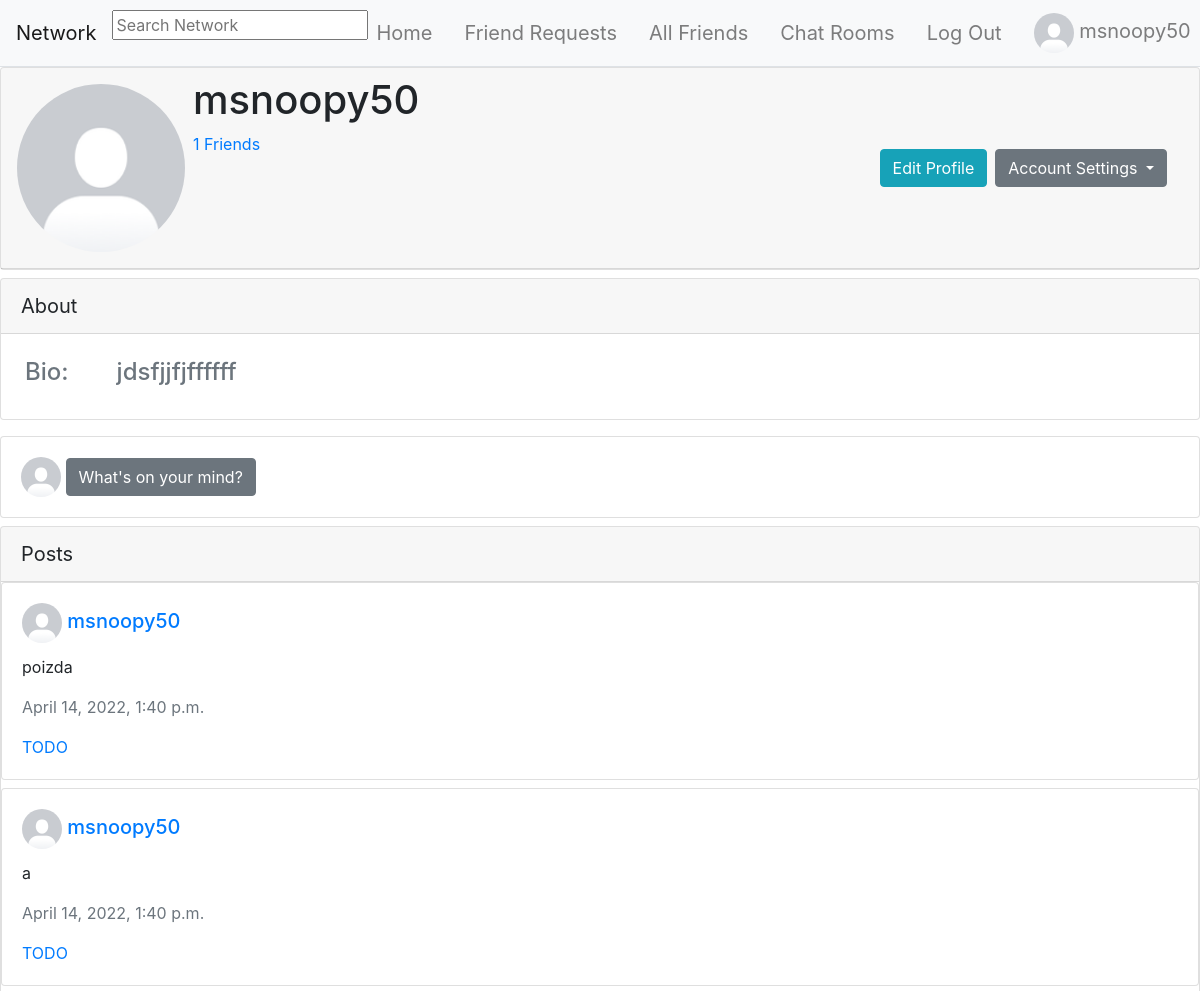
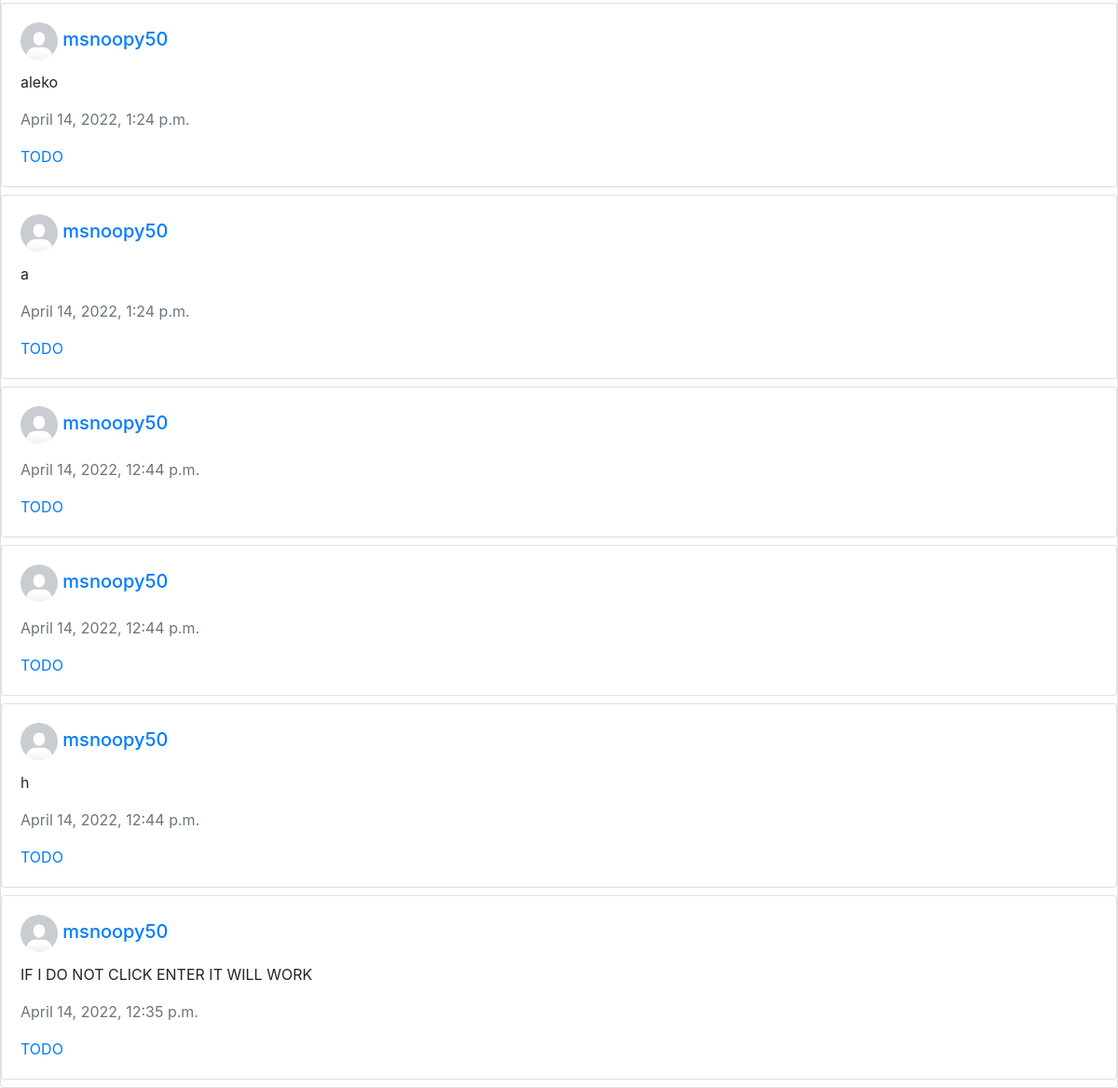
The app's page /profile/14 (signed in) with its own data (2 pictures, top to bottom).
### network/models.py (models this page shows, shortened)
class User(AbstractUser):
    pass

class UserProfile(models.Model):
    user = models.OneToOneField(User, primary_key=True, related_name="profile", on_delete=models.CASCADE)
    bio = models.TextField(blank=True, default="No Bio...", max_length=101)
    picture = models.ImageField(blank=True, default="default_profile_image.png")
    friends = models.ManyToManyField(User, blank=True, related_name="friends")
    blocked = models.ManyToManyField(User, blank=True, related_name="blocked")

class Post(models.Model):
    author = models.ForeignKey(UserProfile, on_delete=models.CASCADE)
    description = models.TextField()
    only_friends = models.BooleanField(default=False)
    only_me = models.BooleanField(default=False)
    timestamp = models.DateTimeField(default=timezone.now)

### network/views.py (the view)
# urls.py: path("profile/<int:profile_id>", views.show_profile, name="profile"),
@login_required
def show_profile(request, profile_id):
    try:
        profile = UserProfile.objects.get(pk=profile_id)
        context = {
            "profile": profile,
            "posts": Post.objects.filter(author=profile).order_by('-timestamp'),
            "friend_request_available": not profile.user in request.user.profile.friends.all() and profile.user != request.user and not profile.user in request.user.profile.blocked.all(),
            "currently_friended": profile.user in request.user.profile.friends.all(),
            "self_in_friend_request": self_in_friend_request(profile.user, request.user),
            "self_in_profile_friend_request": self_in_profile_friend_request(request.user, profile.user)
        }
        if self_in_profile_friend_request(request.user, profile.user):
            friend_request = FriendRequest.objects.get(to_user=request.user, from_user=profile.user)
            context["friend_request_id"] = friend_request.id
        if request.user != profile.user:
            context["mutual_friends"] = mutual_friends(request.user.profile, profile)
            context["mutual_friends_amount"] = mutual_friends(request.user.profile, profile).count()
    except UserProfile.DoesNotExist:
        return JsonResponse({"error": "User matching query does not exist."})
    return render(request, "network/profile.html", context)

### network/views.py (called while the page is built)
def self_in_friend_request(to_user, from_user):
    try:
        FriendRequest.objects.get(to_user=to_user, from_user=from_user, active=True)
        return True
    except FriendRequest.DoesNotExist:
        return False

def self_in_profile_friend_request(to_user, from_user):
    try:
        FriendRequest.objects.get(to_user=to_user, from_user=from_user, active=True)
        return True
    except FriendRequest.DoesNotExist:
        return False

### templates/network/profile.html (shortened to what this page needs)
{% extends "network/layout.html" %} {% load static %}
{% block body %}
    {% if not request.user in profile.blocked.all and not profile.user in request.user.profile.blocked.all %}
    <div id="profile">
        <div class="card">
            <div class="card-header d-flex p-2">
                <div class="m-2">
                    <img class="profile_picture" src="{{ profile.picture.url }}" alt="Profile Picture" style="border-radius: 50%" id="default_profile_picture" width="168" height="168">
                </div>
                <div class="d-flex flex-column">
                    <div>
                        <h1>
                            {{ profile.user.username }}
                        </h1>
                    </div>
                    <div>
                        <div>
                            <a href="{% url 'profile_friends' profile.user.id %}">
                                {{ profile.friends.count }} Friends
                            </a>
                        </div>
                    </div>
                </div>
                    <div class="d-flex ml-auto align-items-center p-2">
                        {% if request.user == profile.user %}
                        <div class="mr-2">
                            <button type="button" class="btn btn-info"
                                data-toggle="modal" data-target="#profileModal">Edit Profile</button>
                        </div>
                        <div class="dropdown">
                            <button class="btn btn-secondary dropdown-toggle" type="button" id="dropdownMenuButton" data-toggle="dropdown" aria-haspopup="true" aria-expanded="false">
                            Account Settings
                            </button>
                        {% endif %}
                    </div>
                    <div class="d-flex align-items-center p-2">
                    </div>
                </div>
            </div>
        </div>
    </div>
    <div class="card mt-2">
        <div class="card-header" style="font-size: 20px;">About</div>
            <div class="d-flex justify-content-start text-muted">
                <div class="m-3 p-2">
                    <h4>Bio:</h4>
                </div>
                <div class="m-3 p-2">
                    <h4 id="default_profile_bio">
                        {{ profile.bio }}
                    </h4>
                </div>
            </div>
        </div>
    </div>
    {% if request.user == profile.user %}
    <div id="newPost" class="mt-3">
        <div class="card">
            <div class="card-body">
                <a href="{% url 'profile' request.user.id %}">
                    <img src="{{ request.user.profile.picture.url }}" class="d-inline" alt="Logged in Profile Picture"
                        width="40px" height="40px" style="border-radius: 50%" id="newPostProfilePicture">
                </a>
                <button type="button" class="btn btn-secondary" data-toggle="modal" data-target="#newPostModal" id="postModal">What's on your
                    mind?</button>
            </div>
        </div>
    </div>
    {% endif %}
    <div class="card mt-2">
        <div class="card-header" style="font-size: 20px;">Posts</div>
        {% for post in posts %}
            {% include "network/posts.html" %}
        {% empty %}
            <div class="d-flex justify-content-center text-muted">
                <h4 class="mt-3 mb-3">No posts available</h4>
            </div>
        {% endfor %}
    </div>
    {% endif %}
{% endblock body %}

### templates/network/layout.html (shortened to what this page needs)
{% load static %}
<!DOCTYPE html>
<html lang="en">
<head>
    <link rel="stylesheet" href="https://stackpath.bootstrapcdn.com/bootstrap/4.4.1/css/bootstrap.min.css">
    <link rel="stylesheet" href="{% static 'network/css/styles.css' %}">
    <link rel="stylesheet" href="https://unpkg.com/@trevoreyre/autocomplete-js/dist/style.css">
</head>
<body>
    <nav class="navbar navbar-expand-lg navbar-light bg-light sticky-top border-bottom">
        <a class="navbar-brand" href="{% url 'index' %}">Network</a>
        {% if request.user.is_authenticated %}
            <div id="autocomplete" class="autocomplete" style="width: 320px;">
                <form action="{% url 'search_results' %}" method="get">
                    <input class="autocomplete-input" id="autocomplete_input" placeholder="Search Network" name="q">
                </form>
            </div>
        {% endif %}
        <div class="collapse navbar-collapse" id="navbarNav">
            <ul class="navbar-nav mx-auto">
                <li class="nav-item">
                    <a class="navbar-brand nav-link" href="{% url 'index' %}">
                        Home
                    </a>
                </li>
                {% if user.is_authenticated %}
                <li class="nav-item">
                    <a class="navbar-brand nav-link" href="{% url 'friend_requests' %}">
                        Friend Requests
                    </a>
                </li>
                <li class="nav-item">
                    <a class="navbar-brand nav-link" href="{% url 'friends' %}">
                        All Friends
                    </a>
                </li>
                <li class="nav-item">
                    <a class="navbar-brand nav-link" href="{% url 'chat:index' %}">
                        Chat Rooms
                    </a>
                </li>
                <li class="nav-item">
                    <a class="navbar-brand nav-link" href="{% url 'account_logout' %}">
                        Log Out
                    </a>
                </li>
                {% endif %}
            </ul>
            {% if user.is_authenticated %}
                <ul class="navbar-nav ml-auto">
                    <a class="nav-link navbar-brand" href="{% url 'profile' user.id %}" id="profile">
                        <li class="nav-item">
                            <img src="{{ user.profile.picture.url }}" alt="Logged in Profile Picture" width="40" height="40" style="border-radius: 50%;" id="logged_in_picture">
                            {{ user.username }}
                        </li>
                    </a>
                </ul>
            {% endif %}
        </div>
    </nav>
    <div class="body">
        {% block body %}
        {% endblock %}
</body>
</html>

### templates/network/posts.html (shortened to what this page needs)
{% if post.only_friends %}
    {% if post.author.user in request.user.profile.friends.all or request.user in post.author.friends.all or post.author.user == request.user %}
        <div class="card mb-2">
            <div class="card-body">
                <h5 class="card-title">
                    <img src="{{ post.author.picture.url }}" alt="Post Auhor Profile Picture" width="40px" height="40px"
                        style="border-radius: 50%" class="postAuthorPicture">
                    <a href="{% url 'profile' post.author.user.id %}">{{ post.author.user.username }}</a>
                </h5>
                <p class="card-text">{{ post.description }}</p>
                <p class="card-text text-muted">{{ post.timestamp }}</p>
                <a href="#" class="card-link">TODO</a>
            </div>
        </div>
    {% endif %}
{% endif %}

### records on screen
User: profile.picture (placeholder picture), username "msnoopy50", user.profile.picture (placeholder picture)
UserProfile: picture (placeholder picture), user.username "msnoopy50", friends.count "1", bio "jdsfjjfjffffff"
Post: author.picture (placeholder picture), author.user.username "msnoopy50", description "poizda", timestamp "April 14, 2022, 1:40 p.m."
Post: author.picture (placeholder picture), author.user.username "msnoopy50", description "a", timestamp "April 14, 2022, 1:40 p.m."
Post: author.picture (placeholder picture), author.user.username "msnoopy50", description "aleko", timestamp "April 14, 2022, 1:24 p.m."
Post: author.picture (placeholder picture), author.user.username "msnoopy50", description "a", timestamp "April 14, 2022, 1:24 p.m."
Post: author.picture (placeholder picture), author.user.username "msnoopy50", timestamp "April 14, 2022, 12:44 p.m."
Post: author.picture (placeholder picture), author.user.username "msnoopy50", timestamp "April 14, 2022, 12:44 p.m."
Post: author.picture (placeholder picture), author.user.username "msnoopy50", description "h", timestamp "April 14, 2022, 12:44 p.m."
Post: author.picture (placeholder picture), author.user.username "msnoopy50", description "IF I DO NOT CLICK ENTER IT WILL WORK", timestamp "April 14, 2022, 12:35 p.m."
